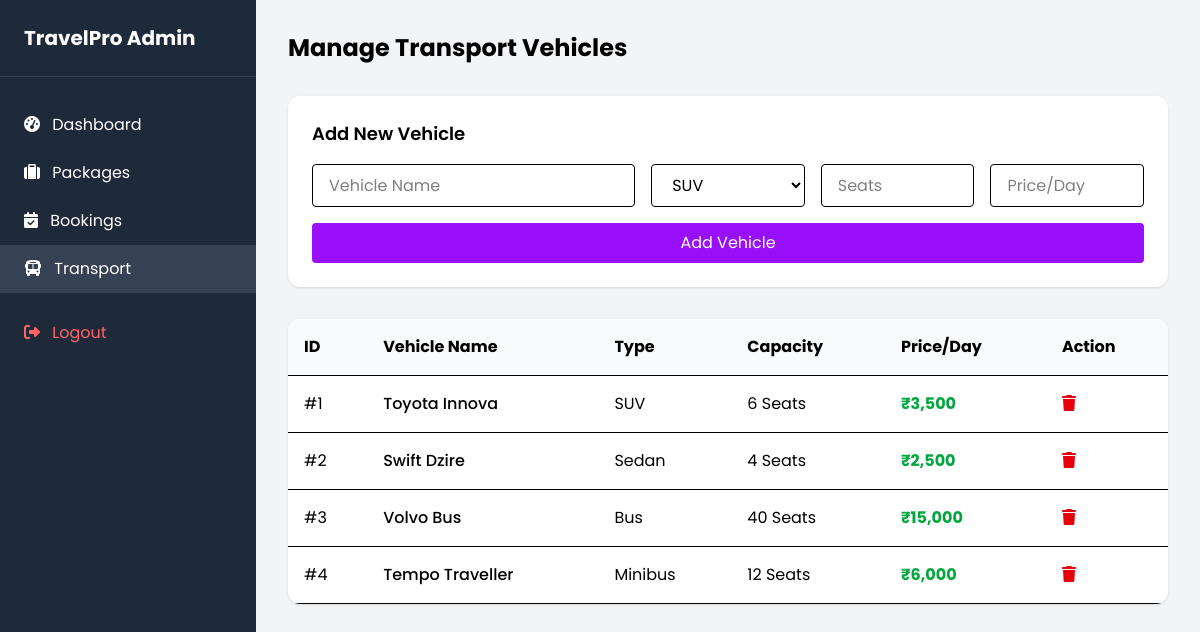
The page /admin/manage_vehicles.php (signed in) on the database its author committed.
### tables this page shows
CREATE TABLE vehicles (
    id INT AUTO_INCREMENT PRIMARY KEY,
    name VARCHAR(100) NOT NULL,
    type VARCHAR(50) NOT NULL,
    capacity INT NOT NULL,
    price_per_day DECIMAL(10, 2) NOT NULL
);

### admin/manage_vehicles.php (the view, shortened to what this page needs)
<?php
include '../config/db.php';
?>
<!DOCTYPE html>
<html lang="en">
<head>
    <script src="https://cdn.jsdelivr.net/npm/@tailwindcss/browser@4"></script>
    <link rel="stylesheet" href="https://cdnjs.cloudflare.com/ajax/libs/font-awesome/6.4.0/css/all.min.css">
    <link rel="stylesheet" href="../assets/css/style.css">
</head>
<body class="bg-gray-100">
    <div class="flex min-h-screen">
        <aside class="w-64 bg-gray-800 text-white fixed h-full">
            <div class="p-6 border-b border-gray-700">
                <h1 class="text-xl font-bold">TravelPro Admin</h1>
            </div>
            <nav class="mt-6">
                <a href="dashboard.php" class="block px-6 py-3 hover:bg-gray-700"><i class="fas fa-tachometer-alt mr-2"></i> Dashboard</a>
                <a href="manage_places.php" class="block px-6 py-3 hover:bg-gray-700"><i class="fas fa-suitcase mr-2"></i> Packages</a>
                <a href="manage_bookings.php" class="block px-6 py-3 hover:bg-gray-700"><i class="fas fa-calendar-check mr-2"></i> Bookings</a>
                <a href="manage_vehicles.php" class="block px-6 py-3 bg-gray-700"><i class="fas fa-bus mr-2"></i> Transport</a>
                <a href="logout.php" class="block px-6 py-3 text-red-400 hover:bg-gray-700 mt-4"><i class="fas fa-sign-out-alt mr-2"></i> Logout</a>
            </nav>
        </aside>
        <div class="ml-64 flex-1 p-8">
            <h1 class="text-2xl font-bold mb-8">Manage Transport Vehicles</h1>
            <div class="bg-white p-6 rounded-xl shadow mb-8">
                <h3 class="text-lg font-semibold mb-4">Add New Vehicle</h3>
                <form method="POST" class="grid grid-cols-5 gap-4">
                    <input type="text" name="name" placeholder="Vehicle Name" class="col-span-2 px-4 py-2 border rounded" required>
                    <select name="type" class="px-4 py-2 border rounded">
                        <option value="SUV">SUV</option>
                    </select>
                    <input type="number" name="capacity" placeholder="Seats" class="px-4 py-2 border rounded" required>
                    <input type="number" name="price" placeholder="Price/Day" class="px-4 py-2 border rounded" required>
                    <button type="submit" class="col-span-5 bg-purple-600 text-white py-2 rounded hover:bg-purple-700">Add Vehicle</button>
                </form>
            </div>
            <div class="bg-white rounded-xl shadow overflow-hidden">
                <table class="w-full text-left">
                    <thead class="bg-gray-50 border-b">
                        <tr>
                            <th class="p-4">ID</th>
                            <th class="p-4">Vehicle Name</th>
                            <th class="p-4">Type</th>
                            <th class="p-4">Capacity</th>
                            <th class="p-4">Price/Day</th>
                            <th class="p-4">Action</th>
                        </tr>
                    </thead>
                    <tbody>
                        <?php
                        $result = $conn->query("SELECT * FROM vehicles");
                        while($row = $result->fetch_assoc()): ?>
                        <tr class="border-b hover:bg-gray-50">
                            <td class="p-4">#<?php echo $row['id']; ?></td>
                            <td class="p-4 font-medium"><?php echo htmlspecialchars($row['name']); ?></td>
                            <td class="p-4"><?php echo $row['type']; ?></td>
                            <td class="p-4"><?php echo $row['capacity']; ?> Seats</td>
                            <td class="p-4 text-green-600 font-bold">₹<?php echo number_format($row['price_per_day']); ?></td>
                            <td class="p-4">
                                <a href="?delete=<?php echo $row['id']; ?>" class="text-red-600 hover:text-red-800" onclick="return confirm('Delete this vehicle?')"><i class="fas fa-trash"></i></a>
                            </td>
                        </tr>
                        <?php endwhile; ?>
                    </tbody>
                </table>
            </div>
        </div>
    </div>
</body>
</html>

### asset/css/style.css (style rules this page uses)
* { font-family: 'Poppins', sans-serif; }

### rows shown on the page
vehicles: id "1", name "Toyota Innova", type "SUV", capacity "6", price_per_day "3,500"
vehicles: id "2", name "Swift Dzire", type "Sedan", capacity "4", price_per_day "2,500"
vehicles: id "3", name "Volvo Bus", type "Bus", capacity "40", price_per_day "15,000"
vehicles: id "4", name "Tempo Traveller", type "Minibus", capacity "12", price_per_day "6,000"
